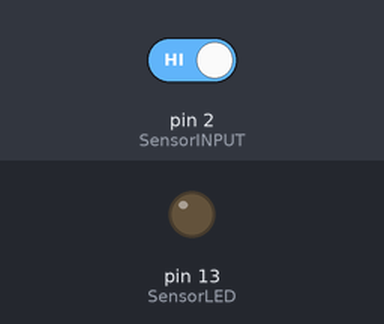
This sketch was run on a simulated Arduino Uno, built with avr-gcc and run on an emulated ATmega328P. Parts: output pins drawn as LEDs (lit = HIGH). The inputs (shaded band) are chosen by the test bench; at power-on: pin 2 (SensorINPUT) HIGH.

Above: at 1.2 s.
1.3 s: pin 2 (SensorINPUT) driven LOW
At 1.7 s:
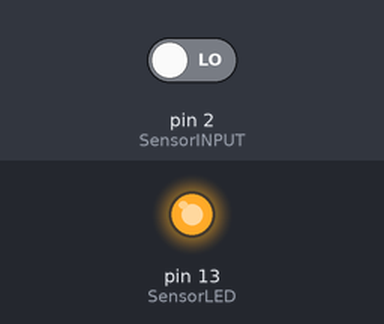
Timing chart, 0 to 5.8 s (numbered marks = the images above; inputs shaded):
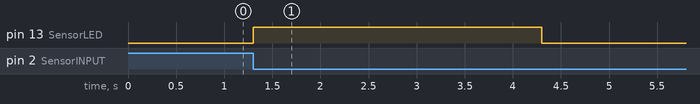

The sketch:

Project_14_Magical_Light_Cup.ino
```cpp
/*
keyestudio Maker learning kit
Project 15
Vibration Switch
http//www.keyestudio.com
*/
#define SensorLED     13
#define SensorINPUT   2
unsigned char state = 0;
void setup()
{
  pinMode(SensorLED, OUTPUT);
  pinMode(SensorINPUT, INPUT);
attachInterrupt(0, blink, FALLING);//D2 as external interruption 0, when there is falling trigger and call blink function

}
void loop()
{
      if(state!=0)
      {
        digitalWrite(SensorLED,HIGH);
        delay(3000);
        state = 0;
      }
      else
        digitalWrite(SensorLED,LOW);
}

void blink()// digital input of the sensor falling, triggering interruption function
{
  state++;
}
```

Measured:
- after the input at 1.3 s, pin 13 (SensorLED): LOW → HIGH at once, → LOW 3.0 s later
